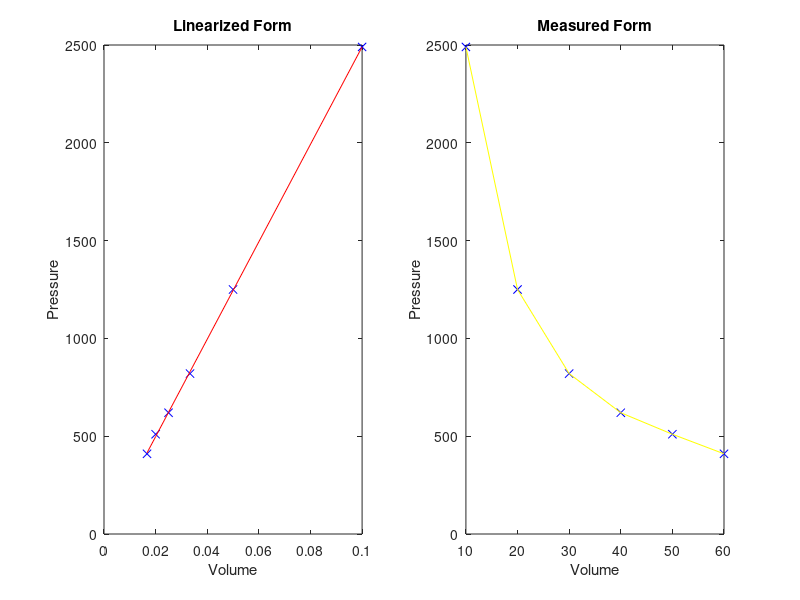

This figure's MATLAB source:
%linear regression and plotting
%P = (nRT)*(1/V) + 0
%create 1/V vector
V=[1/10 1/20 1/30 1/40 1/50 1/60];
%regular V for x data
V1=[10 20 30 40 50 60];
P=[2490 1250 820 620 510 410];
%find parameters of m and b
params = polyfit(V,P,1);
%evaluate for n
n=(params(1,1))/(8.314*300);
%display n
fprintf(' %7.4f Moles of Gas \n' , n)
%plot 2 graphs of linear and exponential models
subplot(1,2,1)
plot(V,P,'bx')
ymodel=polyval(params,V);
hold on
plot(V,ymodel,'r')
title('Linearized Form');
xlabel('Volume'); ylabel('Pressure');
subplot(1,2,2)
plot(V1,P,'bx',V1,P,'y')
title('Measured Form');
xlabel('Volume');ylabel('Pressure');